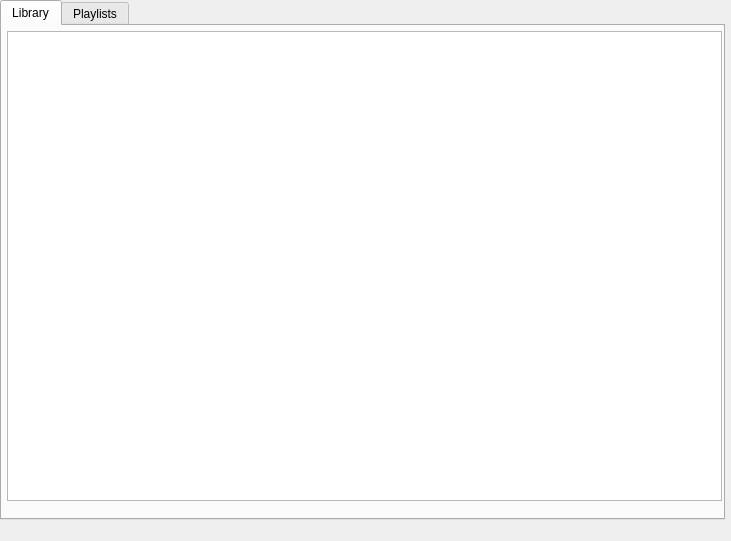
<?xml version="1.0" encoding="UTF-8"?>
<ui version="4.0">
 <class>MovieSelection</class>
 <widget class="QWidget" name="MovieSelection">
  <property name="geometry">
   <rect>
    <x>0</x>
    <y>0</y>
    <width>731</width>
    <height>541</height>
   </rect>
  </property>
  <property name="minimumSize">
   <size>
    <width>731</width>
    <height>541</height>
   </size>
  </property>
  <property name="maximumSize">
   <size>
    <width>731</width>
    <height>541</height>
   </size>
  </property>
  <property name="windowTitle">
   <string>Form</string>
  </property>
  <widget class="QTabWidget" name="tabWidget">
   <property name="geometry">
    <rect>
     <x>0</x>
     <y>0</y>
     <width>725</width>
     <height>520</height>
    </rect>
   </property>
   <property name="currentIndex">
    <number>0</number>
   </property>
   <widget class="QWidget" name="tab">
    <attribute name="title">
     <string>Library</string>
    </attribute>
    <widget class="QTableWidget" name="movieTable">
     <property name="geometry">
      <rect>
       <x>5</x>
       <y>5</y>
       <width>715</width>
       <height>470</height>
      </rect>
     </property>
     <property name="styleSheet">
      <string notr="true">pane { border: 0; }</string>
     </property>
     <property name="horizontalScrollBarPolicy">
      <enum>Qt::ScrollBarAlwaysOff</enum>
     </property>
     <property name="editTriggers">
      <set>QAbstractItemView::NoEditTriggers</set>
     </property>
     <property name="rowCount">
      <number>0</number>
     </property>
     <property name="columnCount">
      <number>0</number>
     </property>
     <attribute name="horizontalHeaderVisible">
      <bool>false</bool>
     </attribute>
     <attribute name="horizontalHeaderDefaultSectionSize">
      <number>140</number>
     </attribute>
     <attribute name="horizontalHeaderMinimumSectionSize">
      <number>140</number>
     </attribute>
     <attribute name="verticalHeaderVisible">
      <bool>false</bool>
     </attribute>
     <attribute name="verticalHeaderDefaultSectionSize">
      <number>210</number>
     </attribute>
    </widget>
   </widget>
   <widget class="QWidget" name="tab_2">
    <attribute name="title">
     <string>Playlists</string>
    </attribute>
   </widget>
  </widget>
 </widget>
 <resources/>
 <connections/>
</ui>
